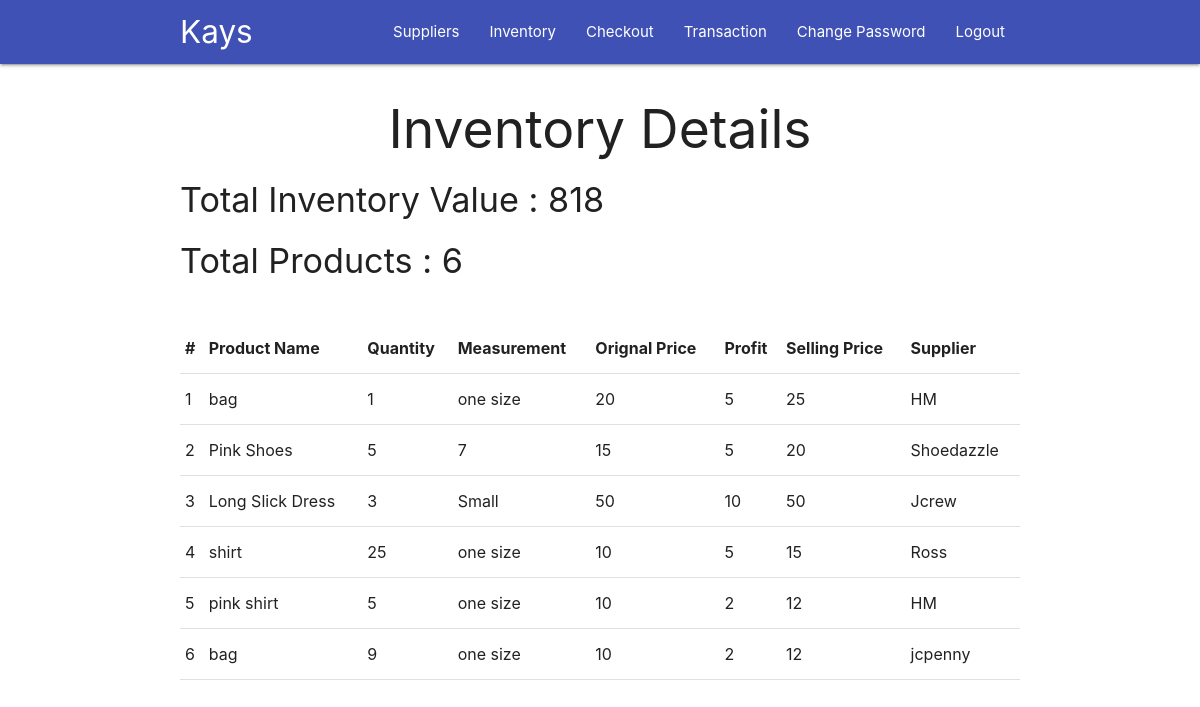
/inventory/ (signed in), run on the app's committed database.
### invent/models.py (models this page shows, shortened)
class Inventory(models.Model):
    pname = models.CharField(max_length=255)
    quantity = models.PositiveIntegerField()
    measurement = models.CharField(max_length=255)
    orginal_price = models.PositiveIntegerField()
    profit = models.PositiveIntegerField()
    selling_price = models.PositiveIntegerField()
    supplier = models.ForeignKey(Supplier, on_delete=models.CASCADE)

class Supplier(models.Model):
    sname = models.CharField(max_length=255, unique=True)
    contact = models.CharField(max_length=255)
    address = models.TextField(max_length=255)
    def __str__(self):
        return self.sname

### invent/views.py (the view)
# urls.py: path('inventory/', views.inventory, name='inventory'),
@login_required
def inventory(request):
    inventory = Inventory.objects.all().order_by('id')
    total_products = Inventory.objects.all().count()
    total_value = [i.quantity * i.selling_price for i in inventory]
    context = {
        'inventory': inventory,
        'total_products': total_products,
        'total_value': sum(total_value)
    }
    return render(request, 'ims/index.html', context)

### invent/templates/ims/index.html (shortened to what this page needs)
{% extends 'ims/base.html' %}
{% block body %}
{% if user.is_authenticated %}
{% if inventory %}
{% include 'ims/inventory.html' %}
{% endif %}
{% endif %}
{% endblock body %}

### invent/templates/ims/base.html (shortened to what this page needs)
{% load staticfiles %}
<html>
  <head>
    <link rel="stylesheet" href="https://cdnjs.cloudflare.com/ajax/libs/materialize/1.0.0/css/materialize.min.css">
  </head>
  <body>
  <nav class="indigo">
    <div class="nav-wrapper container">
        <a href="{% url 'home' %}" class="brand-logo">Kays</a>
        <ul class="right hide-on-med-and-down">
                <li><a href="{% url 'home' %}">Suppliers</a></li>
                <li><a href="{% url 'inventory' %}">Inventory</a></li>
                <li><a href="{% url 'checkout' %}">Checkout</a></li>
                <li><a href="{% url 'transaction' %}">Transaction</a></li>
                <li><a href="{% url 'password_change' %}">Change Password</a></li>
                 {% if user.is_authenticated %}
                    <li class="dropdown">
                        <ul class="dropdown-menu" role="menu">
                            <li><a href="{% url 'logout' %}">Logout</a></li>
                        </ul>
                    </li>
                {% else %}
                    <li><a href="{% url 'login' %}"><span class="glyphicon glyphicon-log-in"></span> Login</a></li>
                {% endif %}
        </ul>
    </div>
</nav>
    {% block body %}
    {% endblock %}
  </body>
</html>

### invent/templates/ims/inventory.html
<main>
	<div class="container">
		<center>
			<h2>Inventory Details</h2>
		</center>
		<div>
			<h4>Total Inventory Value : {{total_value}}</h4>
			<h4>Total Products : {{total_products}}</h4>
		</div>
		<div class="section"></div>
		<table class="responsive-table highlight">
			<thead>
				<tr>
					<th>#</th>
					<th>Product Name</th>
					<th>Quantity</th>
					<th>Measurement</th>
					<th>Orignal Price</th>
					<th>Profit</th>
					<th>Selling Price</th>
					<th>Supplier</th>
				</tr>
			</thead>
			<tbody>
				{% for i in inventory %}
					<tr>
						<td>{{i.id}}</td>
						<td>{{i.pname}}</td>
						<td>{{i.quantity}}</td>
						<td>{{i.measurement}}</td>
						<td>{{i.orginal_price}}</td>
						<td>{{i.profit}}</td>
						<td>{{i.selling_price}}</td>
						<td>{{i.supplier}}</td>
					</tr>
				{% endfor %}
			</tbody>
		</table>
	</div>
</main>

### data on the page
Inventory: id "1", pname "bag", quantity "1", measurement "one size", orginal_price "20", profit "5", selling_price "25", supplier "HM"
Inventory: id "2", pname "Pink Shoes", quantity "5", measurement "7", orginal_price "15", profit "5", selling_price "20", supplier "Shoedazzle"
Inventory: id "3", pname "Long Slick Dress", quantity "3", measurement "Small", orginal_price "50", profit "10", selling_price "50", supplier "Jcrew"
Inventory: id "4", pname "shirt", quantity "25", measurement "one size", orginal_price "10", profit "5", selling_price "15", supplier "Ross"
Inventory: id "5", pname "pink shirt", quantity "5", measurement "one size", orginal_price "10", profit "2", selling_price "12", supplier "HM"
Inventory: id "6", pname "bag", quantity "9", measurement "one size", orginal_price "10", profit "2", selling_price "12", supplier "jcpenny"

### other printed values
{{ total_value }} "818"
{{ total_products }} "6"
